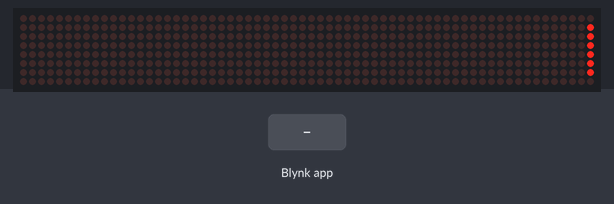
Recording of a program running on a simulated ESP32. Parts: 64×8 LED matrix. The inputs (shaded band) are chosen by the test bench. WiFi joins after 1.5 s; servers stay silent unless stated.

Above: at 5.95 s.
At 7.0 s:
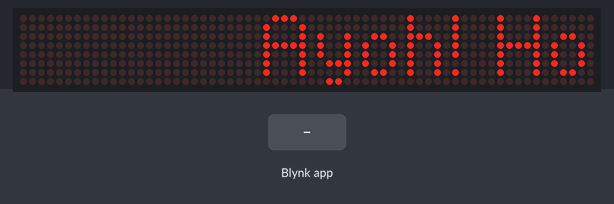
7.1 s: Blynk app writes 1 to V0
At 7.45 s:
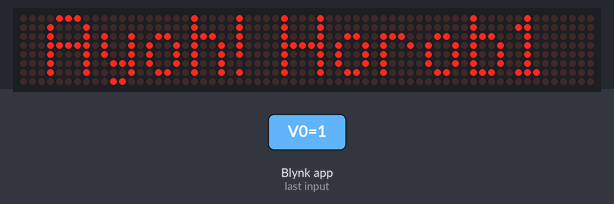
Timing chart, 0 to 10.1 s (numbered marks = the images above; inputs shaded):
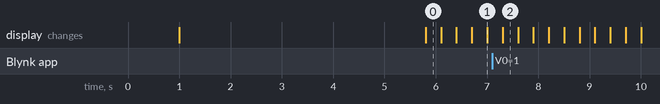

Measured:
- after the input at 7.1 s, the display: changes after 0.20 s (image 2)

The program:

main.cpp
```cpp
#include <Arduino.h>
#define BLYNK_TEMPLATE_ID "TMPL6UVuUVijB"
#define BLYNK_TEMPLATE_NAME "Led Controller"
#define BLYNK_AUTH_TOKEN "Y8_VOgkci5kNhAWmxULwJelTsFWFRgsZ"

#include <SPI.h>
#include <WiFi.h>
#include <WiFiClient.h>
#include <BlynkSimpleEsp32.h>
#include <MD_MAX72xx.h>
#include <MD_Parola.h>
#define BLYNK_PRINT Serial

char auth[] = BLYNK_AUTH_TOKEN;
char ssid[] = "Wokwi-GUEST";
char pass[] = "";

// Hardware setup
#define HARDWARE_TYPE MD_MAX72XX::PAROLA_HW
#define MAX_DEVICES 8

#define CLK_PIN 18  // GPIO18: Clock
#define DATA_PIN 23 // GPIO23: Data In
#define CS_PIN 5    // GPIO5: Chip Select

// HARDWARE SPI
MD_Parola P = MD_Parola(HARDWARE_TYPE, CS_PIN, MAX_DEVICES);

// Scrolling parameters
uint8_t frameDelay = 25;               // default frame delay value
textPosition_t scrollEffect = PA_LEFT; // default scroll effect is left
uint8_t scrollSpeed = 5;               // default scroll speed value (change as needed)
uint8_t brightnessLevel = 0;           // default brightness level (range: 1-15)

#define BUF_SIZE 512
char curMessage[BUF_SIZE] = "Ayoh! Horob1 is coming!";
char newMessage[BUF_SIZE];
bool newMessageAvailable = false;

void setup()
{
  Serial.begin(9600);
  delay(1000);
  P.begin();
  P.displayClear();
  P.displaySuspend(false);

  delay(1000);
  Blynk.begin(auth, ssid, pass);
  delay(2000);
  P.displayScroll(curMessage, scrollEffect, PA_SCROLL_LEFT, frameDelay);
}

void loop()
{
  // Run Blynk
  Blynk.run();

  // Check if a new message is available and update the display
  if (newMessageAvailable)
  {
    strcpy(curMessage, newMessage);
    newMessageAvailable = false;
    P.displayReset();
  }

  // Animate the display
  if (P.displayAnimate())
  {
    if (newMessageAvailable)
    {
      strcpy(curMessage, newMessage);
      newMessageAvailable = false;
    }
    P.displayReset();
  }
}

// Blynk virtual pin handler for receiving messages
BLYNK_WRITE(V0)
{
  strncpy(newMessage, param.asString(), BUF_SIZE);
  newMessageAvailable = true;
}
```
